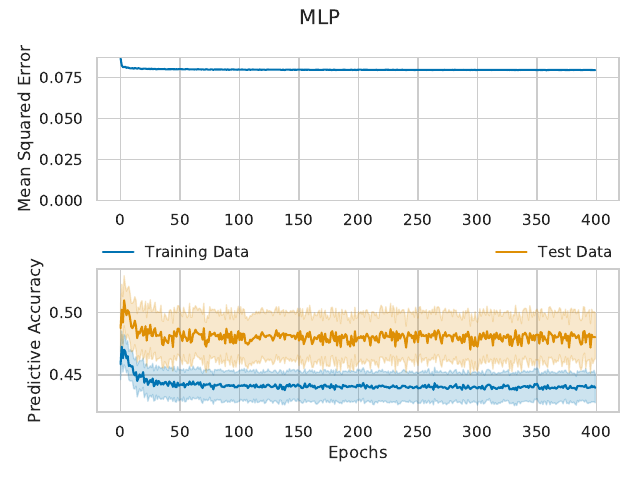

Python code for this plot:
import numpy as np
import pandas as pd
import matplotlib.pyplot as plt
import seaborn as sns

# Load the data
train_accs = np.load('train_accs.npy')
train_accs_adapt = np.load('train_accs_adapt.npy')
test_accs = np.load('test_accs.npy')
test_accs_adapt = np.load('test_accs_adapt.npy')
train_losses = np.load('train_losses.npy')

data_dict = {
    # 'Training Data': train_accs,
    'Training Data': train_accs_adapt,
    # 'Test Data': test_accs,
    'Test Data': test_accs_adapt
}

# Convert to pandas
plot_data = []
for data_type, arr in data_dict.items():
    for epoch in range(arr.shape[0]):
        for subj in range(arr.shape[1]):
            for task in range(arr.shape[2]):
                plot_data.append({
                    'epoch': epoch,
                    'subj': subj,
                    'task': task,
                    'type': data_type,
                    'value': arr[epoch, subj, task]
                })

plot_df = pd.DataFrame(plot_data)

# Plot the results
sns.set(style='whitegrid', palette='colorblind')

plt.subplot(211)
sns.lineplot(np.arange(len(train_losses)), train_losses)
plt.xlabel('')
plt.ylabel('Mean Squared Error')
plt.ylim(bottom=0)

plt.subplot(212)
sns.lineplot(x='epoch', y='value', hue='type', data=plot_df)

handles, labels = plt.gca().get_legend_handles_labels()
plt.gca().legend(
    handles=handles[1:], labels=labels[1:], bbox_to_anchor=(0., 1.02, 1., .102), loc=3,
    ncol=2, mode="expand", borderaxespad=0., frameon=False)

plt.xlabel('Epochs')
plt.ylabel('Predictive Accuracy')

plt.suptitle('MLP')
plt.tight_layout()
plt.subplots_adjust(top=0.88)
plt.savefig('train_eval_plot.pdf')
plt.show()
